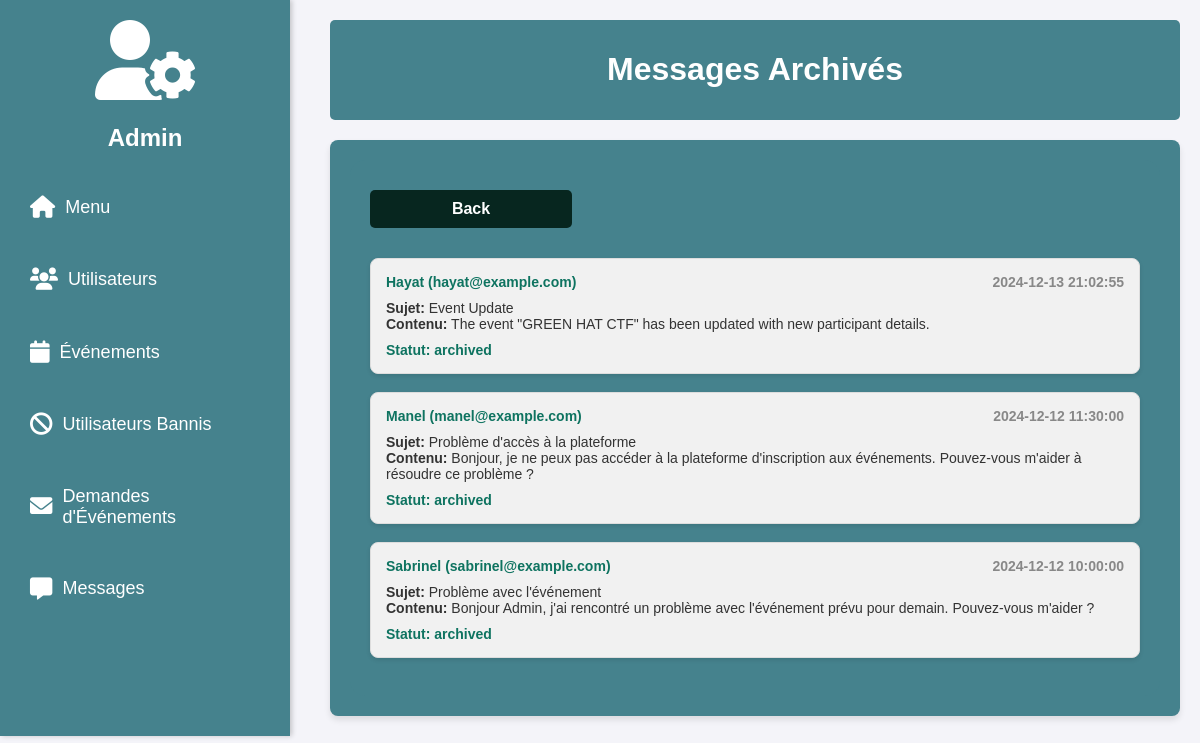
The page /archived_messages.php on the database its author committed.
### tables this page shows
CREATE TABLE `messages` (
  `id` int NOT NULL AUTO_INCREMENT,
  `sender_id` int NOT NULL,
  `subject` varchar(255) NOT NULL,
  `body` text NOT NULL,
  `sent_at` datetime DEFAULT CURRENT_TIMESTAMP,
  `status` enum('unread','read','archived') DEFAULT 'unread',
  `sender_name` varchar(20) NOT NULL,
  `adresse_mail` varchar(100) NOT NULL,
  PRIMARY KEY (`id`),
  KEY `sender_id` (`sender_id`),
  CONSTRAINT `messages_ibfk_1` FOREIGN KEY (`sender_id`) REFERENCES `users` (`id`)
);

CREATE TABLE `users` (
  `id` int NOT NULL AUTO_INCREMENT,
  `nom` varchar(50) NOT NULL,
  `prenom` varchar(50) NOT NULL,
  `numero_tele` varchar(20) NOT NULL,
  `adresse_mail` varchar(100) NOT NULL,
  `password` varchar(255) NOT NULL,
  `username` varchar(50) NOT NULL,
  `role` enum('user','admin','organiser') NOT NULL,
  `statut` enum('connecte','bannis') NOT NULL,
  `photo_path` varchar(255) DEFAULT NULL,
  `preference` int DEFAULT '0',
  PRIMARY KEY (`id`),
  UNIQUE KEY `username` (`username`)
);

### archived_messages.php (the view, shortened to what this page needs)
<?php
$servername = "localhost";
$username = "root";
$password = "pswd";
$dbname = "dz_events";
$conn = new mysqli($servername, $username, $password, $dbname);
$result = $conn->query("SELECT m.id, m.subject, m.body, m.status, m.sent_at, u.nom, u.adresse_mail
                        FROM messages m
                        JOIN users u ON m.sender_id = u.id
                        WHERE m.status = 'archived'
                        ORDER BY m.sent_at DESC");
$archivedMessages = $result->fetch_all(MYSQLI_ASSOC);
?>
<!DOCTYPE html>
<html lang="en">
<head>
    <link rel="stylesheet" href="message.css">
    <link href="https://cdnjs.cloudflare.com/ajax/libs/font-awesome/6.0.0/css/all.min.css" rel="stylesheet">
</head>
<body>
    <aside class="sidebar">
        <div class="logo">
            <i class="fa fa-user-cog"></i>
            <p id="admin">Admin</p>
        </div>
        <nav>
            <ul>
                <li><a href="menu.php"><i class="fa fa-home"></i>Menu</a></li>
                <li><a href="users.php"><i class="fa fa-users"></i> Utilisateurs</a></li>
                <li><a href="events.php"><i class="fa fa-calendar"></i> Événements</a></li>
                <li><a href="banned.php"><i class="fa fa-ban"></i> Utilisateurs Bannis</a></li>
                <li><a href="request.php"><i class="fa fa-envelope"></i> Demandes d'Événements</a></li>
                <li><a href="message.php"><i class="fa fa-message"></i> Messages</a></li>
            </ul>
        </nav>
    </aside>
    <main class="main-content">
        <header>
            <h1>Messages Archivés</h1>
        </header>
        <section id="dashboard-content">
            <div id="messages">
            <a href="message.php" class="back-button">Back</a>
                <?php if (count($archivedMessages) > 0): ?>
                    <div id="archived-msgs">
                        <?php foreach ($archivedMessages as $msg): ?>
                            <div class="message-box">
                                <div class="message-header">
                                    <span class="username"><?= htmlspecialchars($msg['nom']) ?> (<?= htmlspecialchars($msg['adresse_mail']) ?>)</span>
                                    <span class="message-time"><?= htmlspecialchars($msg['sent_at']) ?></span>
                                </div>
                                <div class="message-content">
                                    <strong>Sujet:</strong> <?= htmlspecialchars($msg['subject']) ?> <br>
                                    <strong>Contenu:</strong> <?= htmlspecialchars($msg['body']) ?>
                                </div>
                                <div class="message-footer">
                                    <strong>Statut:</strong> <?= htmlspecialchars($msg['status']) ?>
                                </div>
                            </div>
                            <br>
                        <?php endforeach; ?>
                    </div>
                <?php else: ?>
                    <p>No archived messages found.</p>
                <?php endif; ?>
            </div>
        </section>
    </main>
</body>
</html>

### message.css (style rules this page uses)
body { font-family: Arial, sans-serif; margin: 0; padding: 0; display: flex; background-color: #f4f4f9; }
.sidebar { width: 250px; background-color: #45828D; color: #fff; padding: 20px; box-shadow: 2px 0 5px rgba(0, 0, 0, 0.2); display: flex; flex-direction: column; justify-content: flex-start;color: #ffffff; }
.sidebar .logo { text-align: center; font-size: 24px; font-weight: bold; margin-bottom: 10px; padding: 0; }
.sidebar nav ul { list-style-type: none; padding: 0; margin: 0; }
.sidebar nav ul li { margin-bottom: 30px; }
.sidebar nav ul li a { text-decoration: none; color: #fff; font-size: 18px; display: flex; align-items: center; gap: 10px; transition: background 0.3s; padding: 10px; border-radius: 5px; }
.sidebar nav ul li i { font-size: 1.40rem; }
.main-content { flex: 1; padding: 20px; margin-left: 20px; margin-top: 0; }
.main-content header { background: #45828D; color: #fff; padding: 10px 20px; border-radius: 5px; margin-bottom: 20px; text-align: center; }
.sidebar .logo i { font-size: 5rem; }
#dashboard-content { background-color: #45828D; padding: 20px; border-radius: 8px; box-shadow: 0 4px 6px rgba(0, 0, 0, 0.1); }
#messages { background-color: #45828D; padding: 20px; border-radius: 15px; display: flex; flex-direction: column; gap: 20px; }
#buttons label,.back-button ,#view-archived { font-size: 18px; font-weight: bold; color: white; }
#buttons input,.back-button { padding: 10px; border: none; border-radius: 25px; background-color: #dee3e4; color: rgb(0, 0, 0); font-size: 16px; width: 200px; text-align: center; }
#buttons button ,.back-button,#view-archived { padding: 10px 20px; border: none; border-radius: 25px; font-size: 16px; font-weight: bold; cursor: pointer; color: white; transition: background-color 0.3s; }
.message-box { background-color: #f1f1f1; border: 1px solid #ddd; padding: 15px; border-radius: 8px; box-shadow: 0 2px 4px rgba(0, 0, 0, 0.1); }
.message-header { display: flex; justify-content: space-between; font-size: 14px; color: #333; font-weight: bold; }
.username { color: #0e7360; }
.message-time { color: #888; }
.message-content { margin-top: 10px; font-size: 14px; color: #333; }
.message-footer { margin-top: 10px; font-size: 14px; font-weight: bold; color: #0e7360; }
.back-button { display: inline-block; padding: 10px 1px; background-color: #07261f; color: white; text-decoration: none; border-radius: 5px; margin: 10px 0; }

### rows shown on the page
messages: sender.nom "Hayat", sender.adresse_mail "hayat@example.com", sent_at "2024-12-13 21:02:55", subject "Event Update", body "The event \"GREEN HAT CTF\" has been updated with new participant details.", status "archived"
messages: sender.nom "Manel", sender.adresse_mail "manel@example.com", sent_at "2024-12-12 11:30:00", subject "Problème d'accès à la plateforme", body "Bonjour, je ne peux pas accéder à la plateforme d'inscription aux événements. Pouvez-vous m'aider à résoudre ce problème ?", status "archived"
messages: sender.nom "Sabrinel", sender.adresse_mail "sabrinel@example.com", sent_at "2024-12-12 10:00:00", subject "Problème avec l'événement", body "Bonjour Admin, j'ai rencontré un problème avec l'événement prévu pour demain. Pouvez-vous m'aider ?", status "archived"
